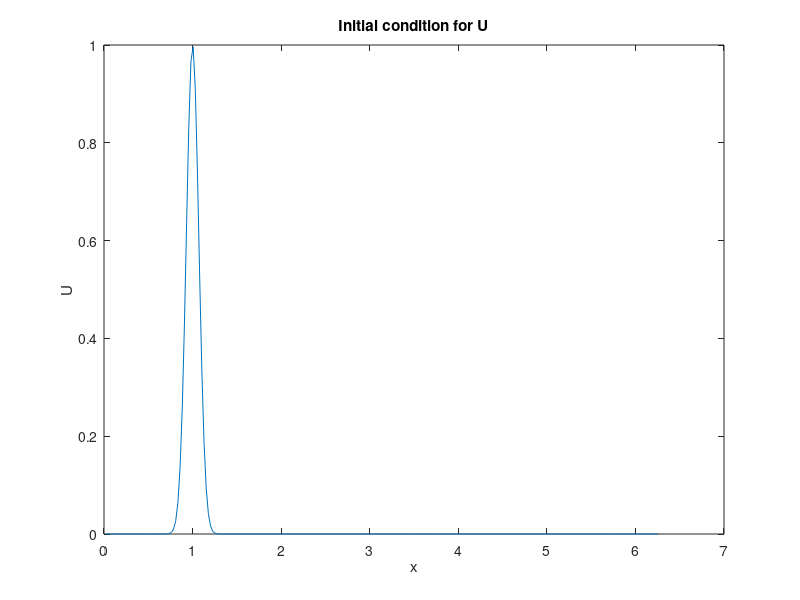
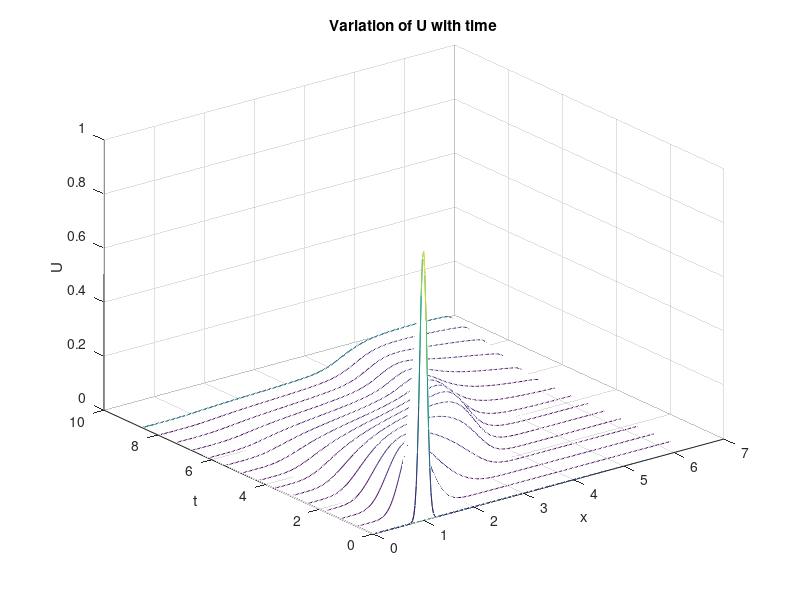
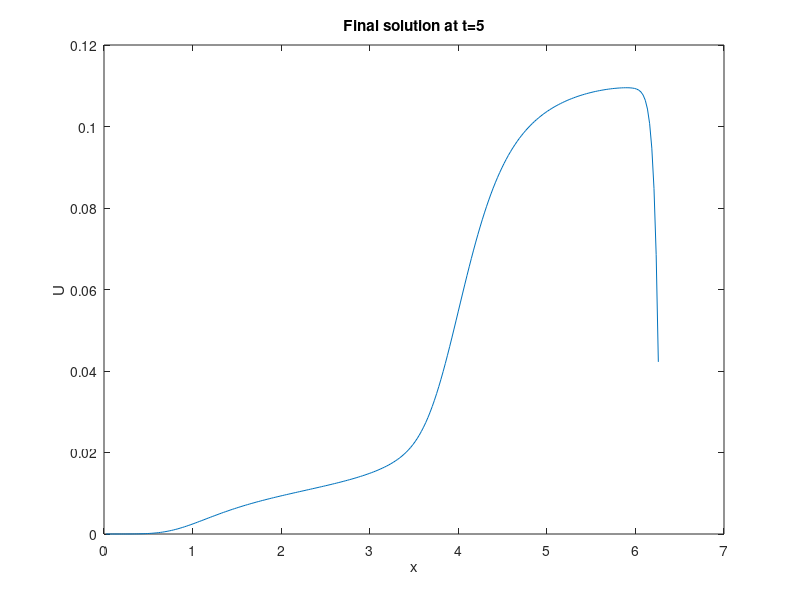

Source code (MATLAB) for these figures, in order:
%% fd_variable_wave_speed.m 

%% Author: Louise Olsen-Kettle (email: l.kettle1@uq.edu.au, @DrOlsen-Kettle)
%% Code to supplement lecture notes by Louise Olsen-Kettle:
%% Numerical solution of Partial Differential Equations (PDEs)
%% Webpage: http://espace.library.uq.edu.au/view/UQ:239427
%% ISBN: 978-1-74272-149-1

% using the Lax method for the flux conservative problem: U_t = -c U_x
x1=0;
a = 2.*pi; % length of bar in x-direction
x2=a;


T = 9.; % length of time for solution

n = 255;   % no of grid points Xn

dx = a/(n+1.); % grid spacing in x direction

% set up mesh in x-direction:
x = linspace(x1+dx,x2-dx, n)';

c = 1/5 + sin(x-1).^2;

dt = dx/4.;

m = round(T/dt); 

t=0.; % initial time = 0

% for the time step we need dt <= dx/c   
% since c is variable we need to ensure this holds for all c ie this holds for max(c)
CourantCondition = max(c)*dt/dx;  

if CourantCondition > 1. 
   fprintf('Courant Condition is > 1 so Lax method is unstable, please reduce time step size to gain stability');
end

s=dt/dx;

% build the A matrix to march finite difference solution forward in time

% check first with n=3 to test that you are getting the right A matrix and b vector:

%s=2  % checkpoint values comment out later!!!
%n=3  % checkpoint values comment out later!!!

A=zeros(n,n);

for i=1:n
    for j=1:n
        if (j==i+1)
          A(i,j) = (1./2.)*(1-s*c(i));
        elseif (j==i-1)
          A(i,j) = (1./2.)*(1+s*c(i));
        end
    end
end
% specify boundary conditions through vector b and by changing any rows in A matrix needed - for Neumann boundary conditions
 
b= zeros(n,1);

% for Dirichlet boundary conditions at x=0: b[1] = (1+s*c[1])*U(0,t_k)/2.
% U(x=0, t) = 0.
b(1) = 0.;
% for Dirichlet boundary conditions at x = a: b[n] = (1-s*c[n])*U(a,t_k)/2
% U(x=a,t) = 0.
b(n) =  0;
% b % check b is right too!

% Set up vector U^0 at time tk=0: U(x,0) = f(x)
% using U(x,0) = 1, if 0.2 < x < 0.4 ; = 0 elsewhere 
 
U_tk= exp(-100*(x-1).^2);

figure(1)
plot (x,U_tk,'-')
%axis ([0 2 0 1.1])
title ('Initial condition for U')
xlabel ('x')
ylabel ('U')

% store solution for each time in matrix U(nxm):

U=zeros(n,round(m/100));
tvec=zeros(round(m/100),1);

U(:,1) = U_tk;
tvec(1) = t;

% now march solution forward in time using U_tk+1 = A*U_tk + b:

kk=1;

for k = 1:m
    t = t+dt;
    % if boundary conditions vary with time you need to update b here
    U_tk_1 = A*U_tk + b;    

    % for next time step:
    U_tk = U_tk_1;

    if  mod(k,100)==0
        tvec(kk+1) = t;
        U(:,kk+1) = U_tk_1;
        kk = kk+1;
    end
end


figure(2)
waterfall (x,tvec,U')
%axis ([0 1 0 2 0 1.1])
title ('Variation of U with time')
xlabel ('x')
ylabel ('t')
zlabel ('U')


figure(3)
plot (x,U_tk_1)
%axis ([0 2 0 1.1])
title('Final solution at t=5')
xlabel ('x')
ylabel ('U')
